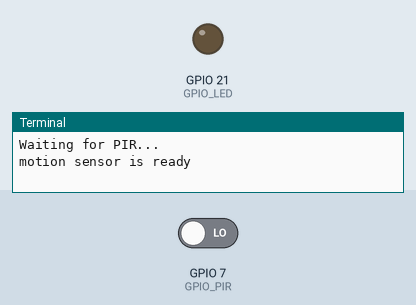
This program was run on a simulated Raspberry Pi (BCM pin numbers). Parts: output pins drawn as LEDs (lit = HIGH), the last lines printed to the terminal. Inputs (shaded band) come from the test bench; at power-on: GPIO 7 (GPIO_PIR) LOW.

Above: at 1.2 s.
1.3 s: GPIO 7 (GPIO_PIR) driven HIGH
At 1.8 s:
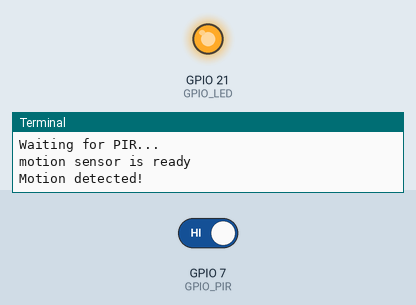
2.8 s: GPIO 7 (GPIO_PIR) driven LOW
At 4.2 s:
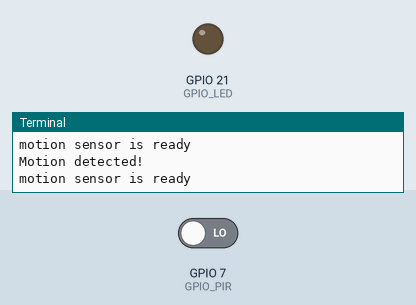
Timing chart, 0 to 5.8 s (numbered marks = the images above; inputs shaded):
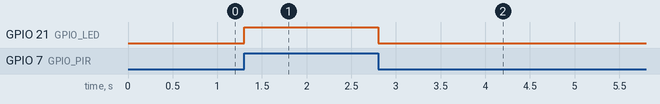

Measured:
- after the input at 1.3 s, GPIO 21 (GPIO_LED): LOW → HIGH at once
- after the input at 2.8 s, GPIO 21 (GPIO_LED): HIGH → LOW at once

The program:

motionsensor.py
```python
#!/usr/bin/python
#+-+-+-+-+-+-+-+-+-+-+-+-+-+-+-+-+-+-+-+-+-+
# https://github.com/haxware/
#+-+-+-+-+-+-+-+-+-+-+-+-+-+-+-+-+-+-+-+-+-+
# Detect movement using a PIR module
#
# Author : haxware
# Date   : 11/05/2019

# Import required Python libraries
import RPi.GPIO as GPIO
import time
import subprocess

# Use BCM GPIO references - instead of physical pin numbers
GPIO.setmode(GPIO.BCM)
# Define GPIO to use on Pi
GPIO_PIR = 7
GPIO_LED = 21
# Set pin as input
GPIO.setup(GPIO_PIR,GPIO.IN)
GPIO.setup(GPIO_LED, GPIO.OUT)

Current_State  = 0
Previous_State = 0

try:
  print "Waiting for PIR..."

  # Loop until PIR output is 0
  while GPIO.input(GPIO_PIR)==1:
    Current_State  = 0

  print "motion sensor is ready"
  # set led status on "OFF"
  GPIO.output(GPIO_LED,0)

  # Loop until users quits with CTRL-C
  while True :
    # Read PIR state
    Current_State = GPIO.input(GPIO_PIR)

    if Current_State==1 and Previous_State==0:
      # PIR is triggered
      print "Motion detected!"
      # sent an email
      #subprocess.call(["/home/pi/mail.sh"])
      # set led status on "ON"
      GPIO.output(GPIO_LED, 1)
      # Record previous state
      Previous_State=1
    elif Current_State==0 and Previous_State==1:
      # PIR has returned to ready state
      print "motion sensor is ready"
      Previous_State=0
      GPIO.output(GPIO_LED, 0)

    # Wait for 10 milliseconds
    time.sleep(0.01)

except KeyboardInterrupt:
  print "Quit"
  # Reset GPIO settings
  GPIO.cleanup()
```
